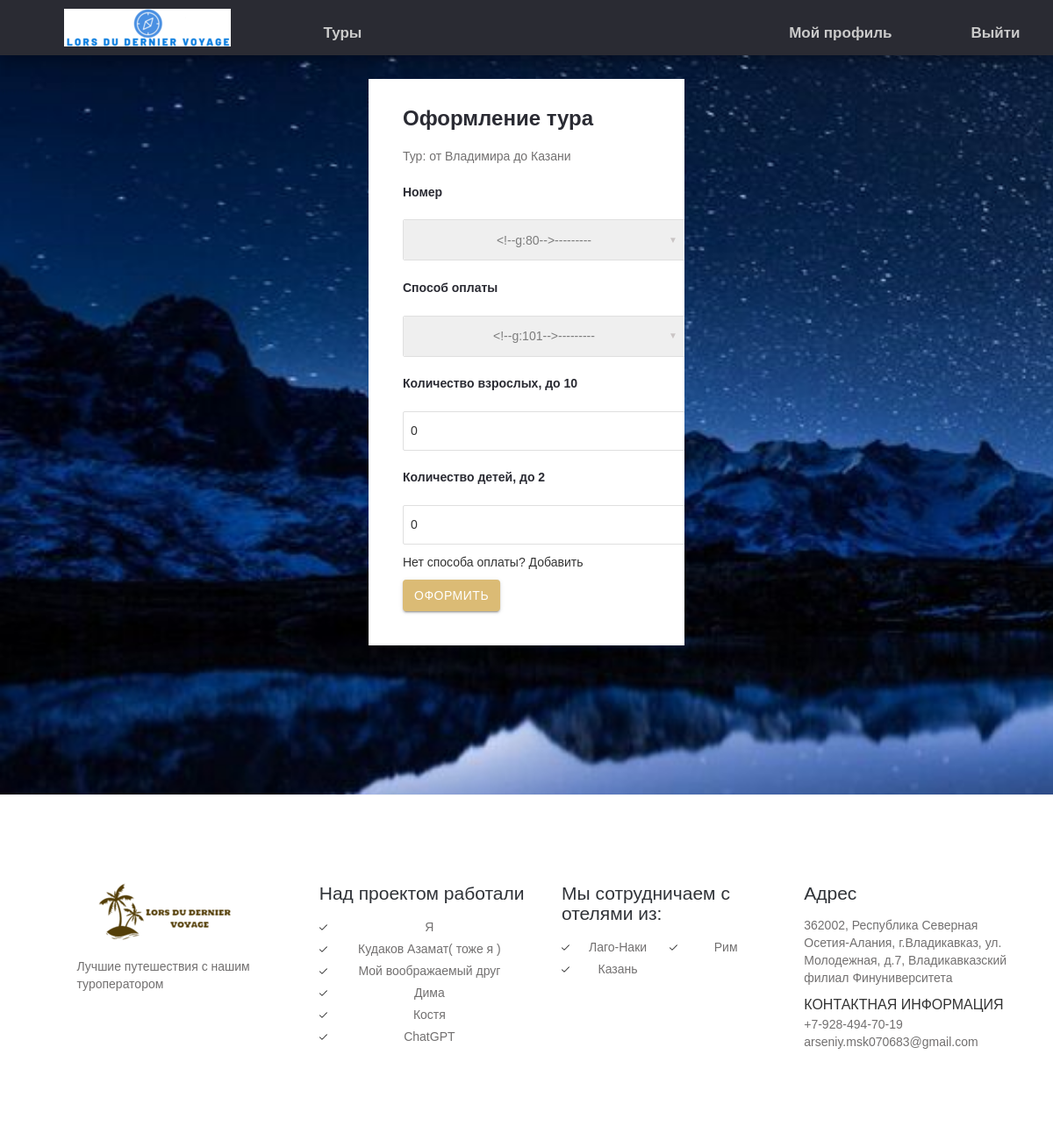
The app's page /booking/ot-vladimira-do-kazani-avtobusnyj-ekskursionnyj-tur-v-mae (signed in), older data.
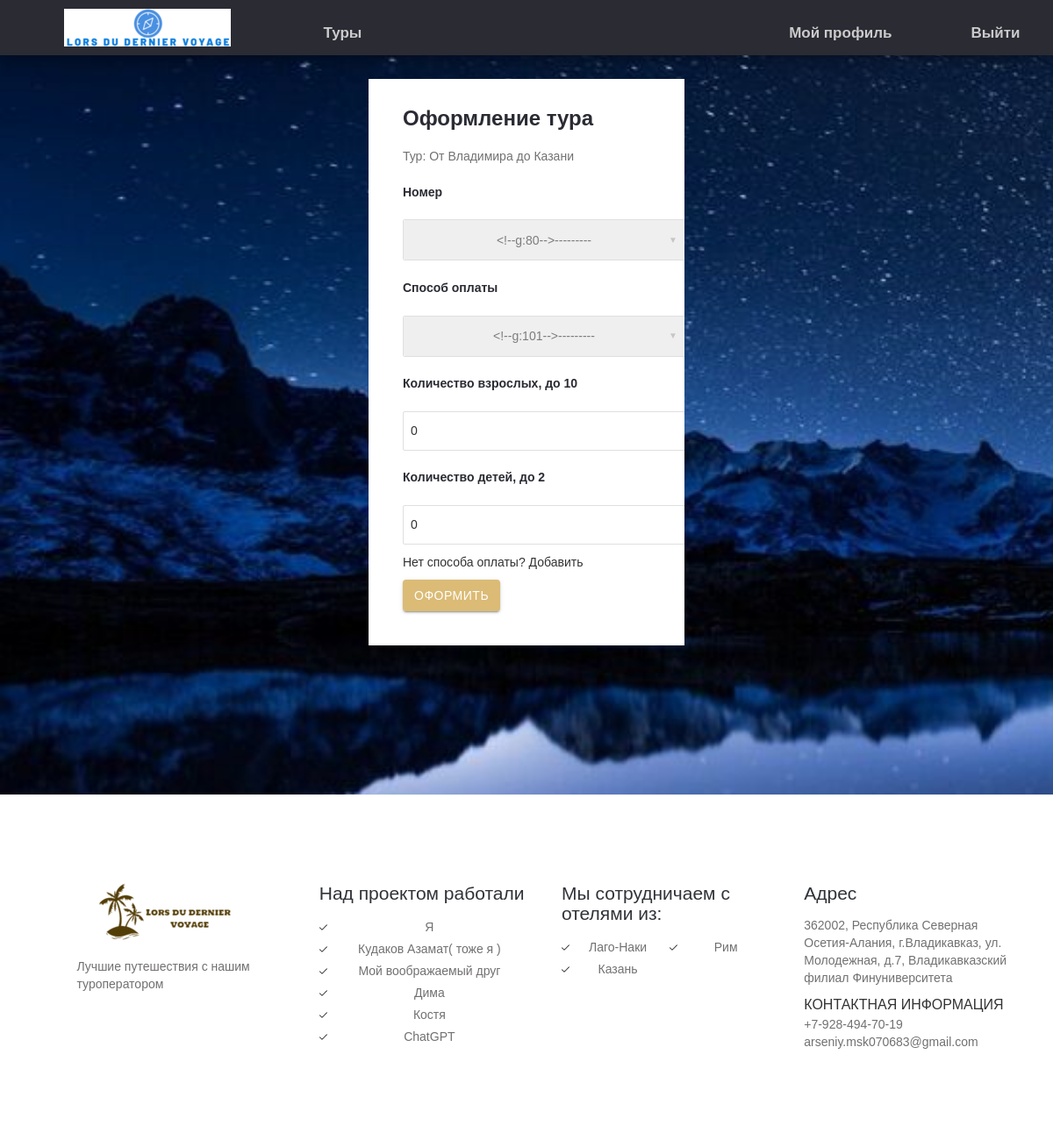
The same page, newer data.
### tours/models.py (models this page shows, shortened)
class Tours(models.Model):
    name = models.CharField(max_length=255, verbose_name='Название')
    slug = models.SlugField(max_length=255, verbose_name='slug')
    description = models.TextField(verbose_name='Описание')
    city = models.CharField(max_length=255, verbose_name='Город/место')
    duration_days = models.IntegerField(verbose_name='длительность (дней)')
    max_adults = models.IntegerField(validators=[min_valid], verbose_name='максимум взрослых')
    max_kids = models.IntegerField(validators=[min_valid], verbose_name='масксимум детей')
    base_price = models.IntegerField(validators=[min_valid], verbose_name='Базовая стоимость')
    need_inter_pass = models.BooleanField(verbose_name='Нужен загранпаспорт')
    transit_in = models.OneToOneField(Transit, on_delete=models.PROTECT, related_name='transit_in_relate', verbose_name='Транспорт туда')
    transit_back = models.OneToOneField(Transit, on_delete=models.PROTECT, related_name='transit_back_relate', verbose_name='Транспорт обратно')
    main_image = models.ImageField(upload_to=tour_main_photo_location, verbose_name='Изображение', blank=True)
    hotel = models.ForeignKey(to=Hotels, on_delete=models.PROTECT, verbose_name='Отель')
    class Meta:
        ordering = ['name']
        verbose_name = 'Тур'
        verbose_name_plural = 'Туры'

### tours/views.py (the view, shortened to what this page needs)
# urls.py: path('booking/<slug:tour_slug>', BookingView.as_view(), name='booking'),
class BookingView(DataMixin, CreateView):
    form_class = BookingForm
    template_name = 'tours/booking.html'
    success_url = reverse_lazy('index')
    def __init__(self, *args, **kwargs):
        self.context = {}
        super().__init__(*args, **kwargs)
    def get_form_kwargs(self, *args, **kwargs):
        kwargs = super(BookingView, self).get_form_kwargs()
        tour = Tours.objects.get(slug=self.kwargs['tour_slug'])
        hotel = Hotels.objects.get(tours__slug=tour.slug)
        kwargs['hotel'] = hotel
        kwargs['tour'] = tour
        user = User.objects.get(pk=self.request.user.id)
        kwargs['client'] = Clients.objects.get(user=user)
        self.context['max_adults'] = tour.max_adults
        self.context['max_kids'] = tour.max_kids
        if self.request.user.is_authenticated:
            client = Clients.objects.get(pk=self.request.user.id)
            kwargs['payment'] = Payment.objects.filter(client=client)
        else:
            kwargs['payment'] = Payment.objects.none()
        return kwargs
    def get_context_data(self, **kwargs):
        context = super().get_context_data(**kwargs)
        tour = Tours.objects.get(slug=self.kwargs['tour_slug'])
        hotel = Hotels.objects.get(tours__slug=tour.slug)
        dop_context = {
            'hotel': hotel,
            'section_type': 'book_sec',
            'tour_name': tour.name,
            'title': f'Оформление : {tour.name}'
        }
        c_def = self.get_user_context(**dop_context)
        context = dict(list(context.items()) + list(c_def.items()) + list(self.context.items()))
        return context

### tours/mixin.py (called while the page is built)
    def get_user_context(self, **kwargs):
        context = kwargs
        cities = Hotels.objects.all()[:6]
        context['cities'] = cities
        return context

### tours/models.py (called while the page is built)
    def get_absolute_url(self):
        return reverse('hotel_details', kwargs={'hotel_slug': self.slug})

    def __str__(self):
        return self.name

    def __str__(self):
        return f'Отель: {self.hotel} | 1x:{self.solo_places} | 2x{self.twin_places}'

    def __str__(self):
        return self.payment_system + " : " + self.card_number

### templates/tours/booking.html (shortened to what this page needs)
{% extends 'tours/base.html' %}
{% block content %}
{% load static %}
<div id="modal2">
			<div class="log-in-pop">
				<div class="log-in-pop-right">
					<h4>Оформление тура</h4>
					<p>Тур: {{ tour_name }}</p>
					<form class="s12" method="post">
                        <div>
                            <h5>{{ form.room.label }}</h5>
                            <div class="input-field s12">
                            </div>
                        </div>
                        <div>
                            <h5>{{ form.payment.label }}</h5>
                            <div class="input-field s12">
                            </div>
                        </div>
                        <div>
                            <h5>{{ form.adults_count.label }}, до {{ max_adults}}</h5>
                            <div class="input-field s12">
                                {{ form.adults_count }}
                            </div>
                        </div>
                        <div>
                            <h5>{{ form.kids_count.label }}, до {{ max_kids }}</h5>
                            <div class="input-field s12">
                                {{ form.kids_count }}
                            </div>
                        </div>
                        <div class="input-field s12"> <a href="{% url 'profile' user_id=user.id %}">Нет способа оплаты? Добавить</a> </div>
						<div>
							<div class="input-field s4">
								<button type="submit" class="btn waves-effect waves-light">Оформить</button>
						</div>
					</form>
				</div>
			</div>
		</div>
{% endblock content %}

Row changes from the older to the newer data that the page shows:
changed Tours: name "от Владимира до Казани" → "От Владимира до Казани"
